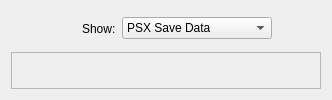
      <widget class="QWidget" name="tab_hex">
       <attribute name="title">
        <string>Hex Editor</string>
       </attribute>
       <layout class="QVBoxLayout" name="verticalLayout_3">
        <item>
         <widget class="QFrame" name="unknownGroup">
          <property name="maximumSize">
           <size>
            <width>16777215</width>
            <height>35</height>
           </size>
          </property>
          <layout class="QHBoxLayout" name="horizontalLayout_12">
           <property name="leftMargin">
            <number>6</number>
           </property>
           <property name="topMargin">
            <number>0</number>
           </property>
           <property name="bottomMargin">
            <number>0</number>
           </property>
           <item>
            <spacer name="horizontalSpacer_11">
             <property name="orientation">
              <enum>Qt::Horizontal</enum>
             </property>
             <property name="sizeType">
              <enum>QSizePolicy::Fixed</enum>
             </property>
             <property name="sizeHint" stdset="0">
              <size>
               <width>65</width>
               <height>20</height>
              </size>
             </property>
            </spacer>
           </item>
           <item>
            <widget class="QLabel" name="label_232">
             <property name="maximumSize">
              <size>
               <width>75</width>
               <height>16777215</height>
              </size>
             </property>
             <property name="text">
              <string>Show:</string>
             </property>
            </widget>
           </item>
           <item>
            <widget class="QComboBox" name="combo_hexEditor">
             <property name="sizePolicy">
              <sizepolicy hsizetype="Preferred" vsizetype="Fixed">
               <horstretch>0</horstretch>
               <verstretch>0</verstretch>
              </sizepolicy>
             </property>
             <property name="minimumSize">
              <size>
               <width>150</width>
               <height>0</height>
              </size>
             </property>
             <property name="maximumSize">
              <size>
               <width>16777215</width>
               <height>16777215</height>
              </size>
             </property>
             <property name="frame">
              <bool>true</bool>
             </property>
             <item>
              <property name="text">
               <string>PSX Save Data</string>
              </property>
             </item>
             <item>
              <property name="text">
               <string notr="true">FF7 Save Data</string>
              </property>
             </item>
            </widget>
           </item>
           <item>
            <spacer name="horizontalSpacer_7">
             <property name="orientation">
              <enum>Qt::Horizontal</enum>
             </property>
             <property name="sizeHint" stdset="0">
              <size>
               <width>40</width>
               <height>20</height>
              </size>
             </property>
            </spacer>
           </item>
          </layout>
         </widget>
        </item>
        <item>
         <widget class="QFrame" name="frame_2">
          <property name="frameShape">
           <enum>QFrame::StyledPanel</enum>
          </property>
          <property name="frameShadow">
           <enum>QFrame::Raised</enum>
          </property>
          <layout class="QHBoxLayout" name="horizontalLayout_13">
           <property name="spacing">
            <number>0</number>
           </property>
           <property name="leftMargin">
            <number>0</number>
           </property>
           <property name="topMargin">
            <number>0</number>
           </property>
           <property name="rightMargin">
            <number>0</number>
           </property>
           <property name="bottomMargin">
            <number>0</number>
           </property>
           <item>
            <widget class="QFrame" name="group_hexedit">
             <property name="maximumSize">
              <size>
               <width>591</width>
               <height>16777215</height>
              </size>
             </property>
             <property name="frameShape">
              <enum>QFrame::NoFrame</enum>
             </property>
             <property name="frameShadow">
              <enum>QFrame::Plain</enum>
             </property>
            </widget>
           </item>
          </layout>
         </widget>
        </item>
       </layout>
      </widget>
